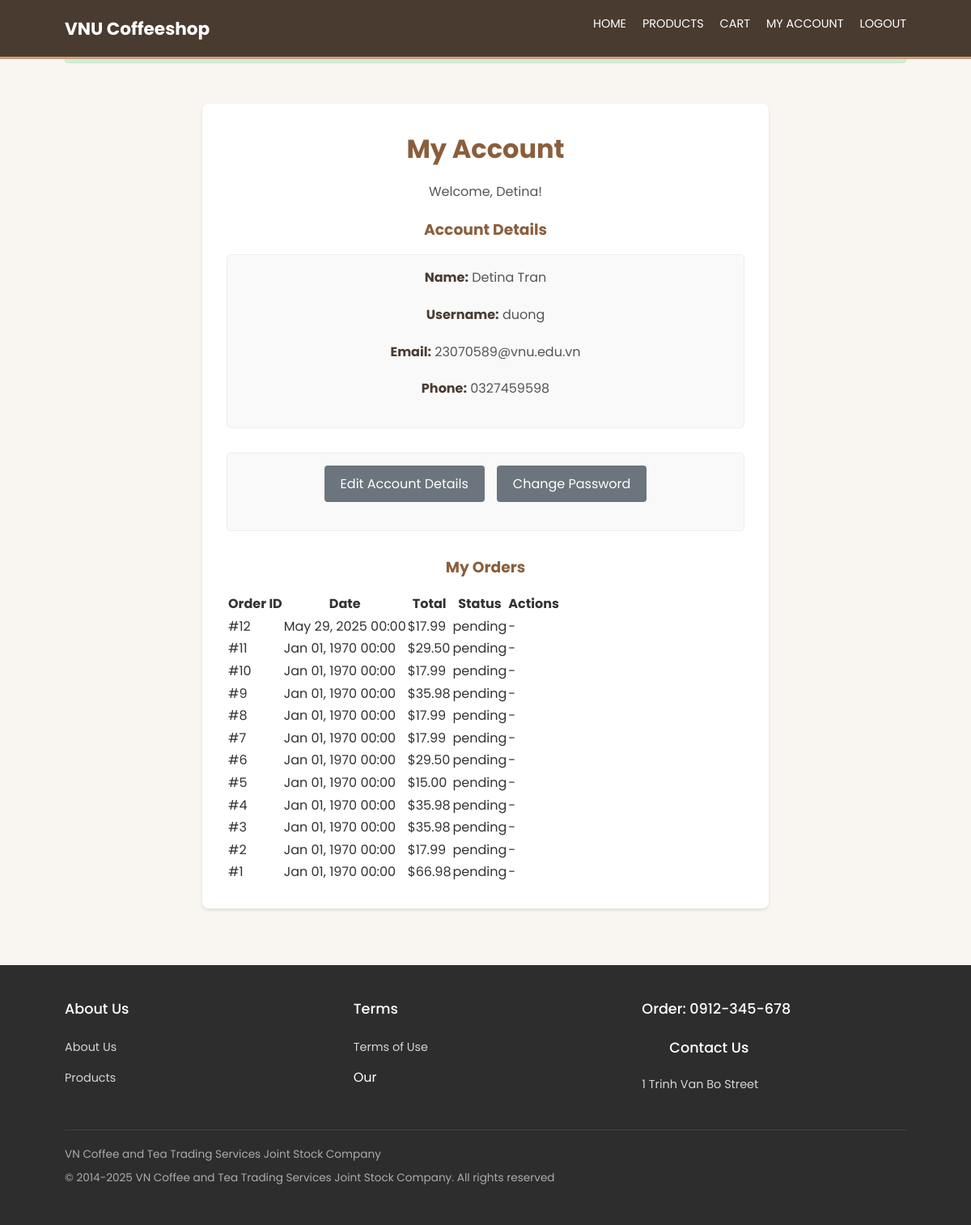
The app's page /cofevnu/VNUCOFFEE-main/cofe/index.php?page=account (signed in) with its own data.
### tables this page shows
CREATE TABLE `customer` (
  `CustomerID` int(11) NOT NULL,
  `Firstname` varchar(100) DEFAULT NULL,
  `Lastname` varchar(100) DEFAULT NULL,
  `Email` varchar(100) DEFAULT NULL,
  `Username` varchar(50) DEFAULT NULL,
  `Password` varchar(255) DEFAULT NULL,
  `PhoneNum` varchar(20) DEFAULT NULL
);

CREATE TABLE `order` (
  `OrderID` int(11) NOT NULL,
  `CustomerID` int(11) DEFAULT NULL,
  `OrderDate` date DEFAULT NULL,
  `TotalPrice` decimal(10,2) DEFAULT NULL,
  `Status` enum('pending','confirmed','shipped','delivered','cancelled') DEFAULT NULL,
  `PhoneNum` varchar(20) DEFAULT NULL,
  `AddressID` int(11) DEFAULT NULL
);

### cofevnu/VNUCOFFEE-main/cofe/pages/account.php (the view, shortened to what this page needs)
<?php
$customer_id = $_SESSION['user_id'];
$stmt = $conn->prepare("SELECT Firstname, Lastname, Email, Username, PhoneNum FROM CUSTOMER WHERE CustomerID = ?");
$stmt->bind_param("i", $customer_id);
$stmt->execute();
$result = $stmt->get_result();
$user = $result->fetch_assoc();
if (!$user) {
  echo "<h1>Error</h1><p>Could not retrieve user details.</p>";
} else {
?>
  <div class="account-details-container">
    <h1>My Account</h1>
    <p>Welcome, <?php echo htmlspecialchars($user['Firstname']); ?>!</p>
    <h3>Account Details</h3>
    <div class="account-info">
      <p><strong>Name:</strong> <?php echo htmlspecialchars($user['Firstname'] . ' ' . $user['Lastname']); ?></p>
      <p><strong>Username:</strong> <?php echo htmlspecialchars($user['Username']); ?></p>
      <p><strong>Email:</strong> <?php echo htmlspecialchars($user['Email']); ?></p>
      <p><strong>Phone:</strong> <?php echo htmlspecialchars($user['PhoneNum'] ?: 'Not provided'); ?></p>
    </div>
    <div class="account-actions">
      <p><a href="index.php?page=edit_account" class="btn btn-secondary">Edit Account Details</a></p>
      <p><a href="index.php?page=change_password" class="btn btn-secondary">Change Password</a></p>
    </div>
    <h3>My Orders</h3>
    <?php
    $order_stmt = $conn->prepare("SELECT OrderID, OrderDate, TotalPrice, Status FROM `ORDER` WHERE CustomerID = ? ORDER BY OrderDate DESC");
    $order_stmt->bind_param("i", $customer_id);
    $order_stmt->execute();
    $order_result = $order_stmt->get_result();
    if ($order_result->num_rows > 0) {
      echo "<table class='order-table'>";
      echo "<thead><tr><th>Order ID</th><th>Date</th><th>Total</th><th>Status</th><th>Actions</th></tr></thead>";
      echo "<tbody>";
      while ($order = $order_result->fetch_assoc()) {
        echo "<tr>";
        echo "<td>#{$order['OrderID']}</td>";
        echo "<td>" . date("M d, Y H:i", strtotime($order['OrderDate'])) . "</td>";
        echo "<td>$" . number_format($order['TotalPrice'], 2) . "</td>";
        echo "<td>" . htmlspecialchars($order['Status']) . "</td>";
        echo "<td>";
        $order_timestamp = strtotime($order['OrderDate']);
        $current_timestamp = time();
        $time_difference_seconds = $current_timestamp - $order_timestamp;
        $one_hour_in_seconds = 60 * 60;
        if ($order['Status'] === 'Pending' && $time_difference_seconds <= $one_hour_in_seconds) {
          echo '<form action="' . BASE_URL . 'actions/cancel_order_action.php" method="POST" style="display:inline-block;">';
          echo '<input type="hidden" name="order_id" value="' . $order['OrderID'] . '">';
          echo '<button type="submit" class="btn btn-danger btn-sm" onclick="return confirm(\'Are you sure you want to cancel this order?\');">Cancel</button>';
          echo '</form>';
        } else {
          echo "-";
        }
        echo "</td>";
        echo "</tr>";
      }
      echo "</tbody>";
      echo "</table>";
    } else {
      echo "<p>You have not placed any orders yet.</p>";
    }
    ?>
  <?php } ?>
  </div>

### cofevnu/VNUCOFFEE-main/cofe/css/style.css (style rules this page uses)
* { margin: 0; padding: 0; box-sizing: border-box; }
body { font-family: "Poppins", sans-serif; line-height: 1.6; color: #333; background-color: #f9f5f0; min-height: 100vh; display: flex; flex-direction: column; }
h1, h2, h3 { color: #4a3b31; margin-bottom: 15px; }
.btn { display: inline-block; background: #8b5e3c; color: #fff; padding: 10px 15px; text-decoration: none; border-radius: 5px; border: none; cursor: pointer; transition: background-color 0.3s ease; }
.btn-secondary { background: #c8a07d; }

### cofevnu/VNUCOFFEE-main/cofe/pages/account.php (style rules this page uses)
.account-details-container { max-width: 700px; margin: 50px auto; padding: 30px; background: #fff; border-radius: 8px; box-shadow: 0 2px 4px rgba(0, 0, 0, 0.1); }
.account-details-container h1, .account-details-container h3 { text-align: center; color: #8b5e3c; margin-bottom: 15px; }
.account-details-container h1 { margin-top: 0; }
.account-details-container p { text-align: center; color: #555; margin-bottom: 20px; }
.account-info, .account-actions, .order-list { margin-bottom: 30px; padding: 15px; border: 1px solid #eee; border-radius: 5px; background-color: #f9f9f9; }
.account-info p strong { color: #4a3b31; }
.account-actions { display: flex; justify-content: center; gap: 15px; }
.account-actions .btn { padding: 10px 20px; border: none; border-radius: 4px; cursor: pointer; text-decoration: none; font-size: 16px; }
.account-actions .btn-secondary { background-color: #6c757d; color: white; transition: background-color 0.3s ease; }

### records on screen
customer: Firstname "Detina", Firstname+Lastname "Detina Tran", Username "duong", Email "23070589@vnu.edu.vn", PhoneNum "0327459598"
order: OrderID "12", OrderDate "May 29, 2025 00:00", TotalPrice "17.99", Status "pending"
order: OrderID "11", OrderDate "Jan 01, 1970 00:00", TotalPrice "29.50", Status "pending"
order: OrderID "10", OrderDate "Jan 01, 1970 00:00", TotalPrice "17.99", Status "pending"
order: OrderID "9", OrderDate "Jan 01, 1970 00:00", TotalPrice "35.98", Status "pending"
order: OrderID "8", OrderDate "Jan 01, 1970 00:00", TotalPrice "17.99", Status "pending"
order: OrderID "7", OrderDate "Jan 01, 1970 00:00", TotalPrice "17.99", Status "pending"
order: OrderID "6", OrderDate "Jan 01, 1970 00:00", TotalPrice "29.50", Status "pending"
order: OrderID "5", OrderDate "Jan 01, 1970 00:00", TotalPrice "15.00", Status "pending"
order: OrderID "4", OrderDate "Jan 01, 1970 00:00", TotalPrice "35.98", Status "pending"
order: OrderID "3", OrderDate "Jan 01, 1970 00:00", TotalPrice "35.98", Status "pending"
order: OrderID "2", OrderDate "Jan 01, 1970 00:00", TotalPrice "17.99", Status "pending"
order: OrderID "1", OrderDate "Jan 01, 1970 00:00", TotalPrice "66.98", Status "pending"
